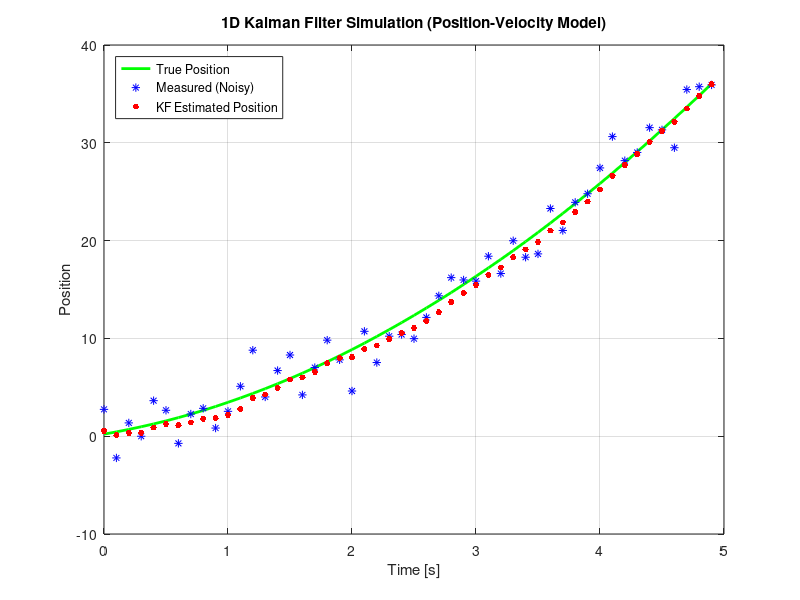

The MATLAB script that drew this image:
%% JHU INTRODUCTION TO AUGMENTED REALITY (2026)
%% Q1e. 1D Kalman Filter for Position and Velocity Estimation
%
% State x = [position; velocity], acceleration is the control input u.

clear; clc; close all;

% Simulation parameters
dt = 0.1;        % time step
num_steps = 50;

% System model
A = [1 dt;
     0 1];            % state transition matrix
B = [0.5*dt^2;
     dt];             % control matrix (acceleration input)
H = [1 0];            % measurement matrix (we measure position only)

% Process and measurement noise
sigma_process = 0.5;
sigma_measure = 2.0;
Q = sigma_process^2 * [dt^4/4, dt^3/2;
                       dt^3/2, dt^2];   % process noise covariance
R = sigma_measure^2;                    % measurement noise covariance

% Initialize
x_true = [0.0; 1.0];   % true initial state (position, velocity)
x_est  = [0.0; 0.0];   % estimated initial state
P = eye(2) * 1.0;      % initial covariance

% Plotting arrays
true_positions      = zeros(1, num_steps);
measured_positions  = zeros(1, num_steps);
estimated_positions = zeros(1, num_steps);

% Process noise generator. Q is rank-1 (singular), so instead of chol(Q)
% we use G*randn, where G = [dt^2/2; dt] gives exactly Cov = sigma^2 * G*G' = Q.
% (Equivalent to mvnrnd(mu, Q) but needs no Statistics Toolbox.)
G = [dt^2/2; dt];
noise_mean = [0.1; 0];   % mean offset kept from the original Python code

% Simulation loop
for k = 1:num_steps
    % True system evolution
    a = 2.0;  % constant acceleration
    process_noise = noise_mean + G * sigma_process * randn();
    x_true = A * x_true + B * a + process_noise;

    % Noisy measurement
    measurement_noise = sigma_measure * randn();
    z = H * x_true + measurement_noise;

    % ---------------- Kalman Filter steps ----------------

    % 1. Prediction
    x_pred = A * x_est + B * a;          % Eq. (1)
    P_pred = A * P * A' + Q;             % Eq. (2)

    % 2. Update
    K     = P_pred * H' / (H * P_pred * H' + R);   % Eq. (3) Kalman gain
    x_est = x_pred + K * (z - H * x_pred);         % Eq. (4) corrected state
    P     = (eye(2) - K * H) * P_pred;             % Eq. (5) corrected covariance

    % Save plotting arrays
    true_positions(k)      = x_true(1);
    measured_positions(k)  = z;
    estimated_positions(k) = x_est(1);
end

% Plot
t = (0:num_steps-1) * dt;
figure('Position', [100 100 1000 500]);
plot(t, true_positions, 'g-', 'LineWidth', 2); hold on;
plot(t, measured_positions, 'b*');
plot(t, estimated_positions, 'r.', 'MarkerSize', 14);
xlabel('Time [s]');
ylabel('Position');
title('1D Kalman Filter Simulation (Position-Velocity Model)');
legend('True Position', 'Measured (Noisy)', 'KF Estimated Position', ...
       'Location', 'northwest');
grid on;
